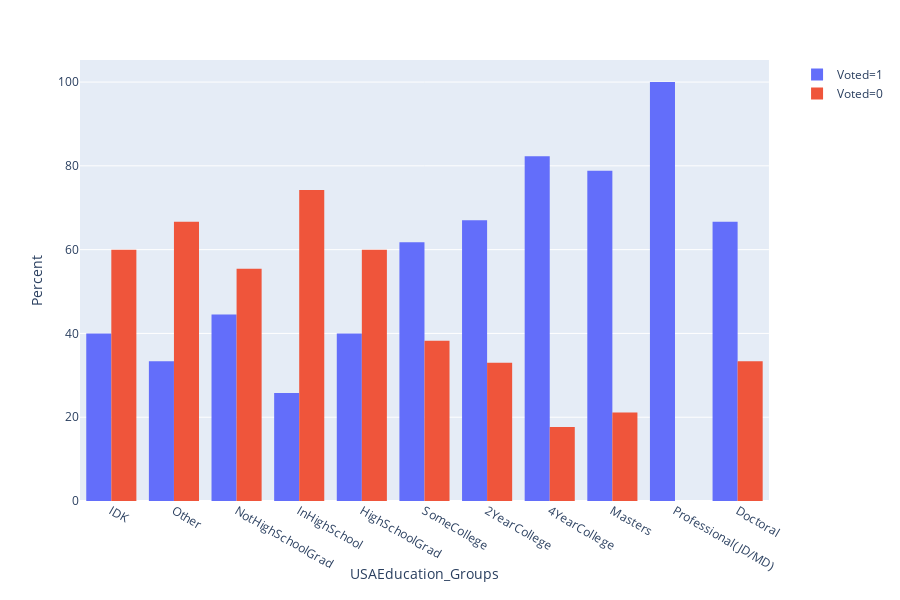

Notebook cell for this chart:
### Markdown cell above
# Voted vs Education Groups

### Code cell
color_discrete_map={0: "#EF553B", 1: "#636EFA"}#create a color mapping for consistency throughout visualization

ShowTwoWayHeatmap(data,'USAEducation_Groups','Voted', normalize=False)

fig = px.histogram(data, x="USAEducation_Groups",color='Voted',
                   category_orders=dict(USAEducation_Groups=["IDK", "Other", "NotHighSchoolGrad", "InHighSchool","HighSchoolGrad","SomeCollege","2YearCollege",'4YearCollege',"Masters","Professional(JD/MD)",'Doctoral']),
                   barnorm='percent',
                  color_discrete_map=color_discrete_map)
fig.update_layout(barmode='group',yaxis_title="Percent")
#fig.update_yaxes(type='log')
fig.show()

### Figure 1 — Plotly figure (JSON) as saved in the notebook; plotly's stock layout.template omitted (floating-point values rounded to 4 significant figures; data arrays with more than 128 entries replaced by an {"elided": "..."} marker saying what was removed)
{"data": [{"alignmentgroup": "True", "bingroup": "x", "hoverlabel": {"namelength": 0}, "hovertemplate": "Voted=1<br>USAEducation_Groups=%{x}<br>count=%{y}", "legendgroup": "Voted=1", "marker": {"color": "#636EFA"}, "name": "Voted=1", "offsetgroup": "Voted=1", "orientation": "v", "showlegend": true, "type": "histogram", "x": {"elided": "769 str values"}, "xaxis": "x", "yaxis": "y"}, {"alignmentgroup": "True", "bingroup": "x", "hoverlabel": {"namelength": 0}, "hovertemplate": "Voted=0<br>USAEducation_Groups=%{x}<br>count=%{y}", "legendgroup": "Voted=0", "marker": {"color": "#EF553B"}, "name": "Voted=0", "offsetgroup": "Voted=0", "orientation": "v", "showlegend": true, "type": "histogram", "x": {"elided": "459 str values"}, "xaxis": "x", "yaxis": "y"}], "layout": {"barmode": "group", "barnorm": "percent", "height": 600, "legend": {"tracegroupgap": 0}, "margin": {"t": 60}, "xaxis": {"anchor": "y", "categoryarray": ["IDK", "Other", "NotHighSchoolGrad", "InHighSchool", "HighSchoolGrad", "SomeCollege", "2YearCollege", "4YearCollege", "Masters", "Professional(JD/MD)", "Doctoral"], "categoryorder": "array", "domain": [0, 0.98], "title": {"text": "USAEducation_Groups"}}, "yaxis": {"anchor": "x", "domain": [0, 1], "title": {"text": "Percent"}}}}
